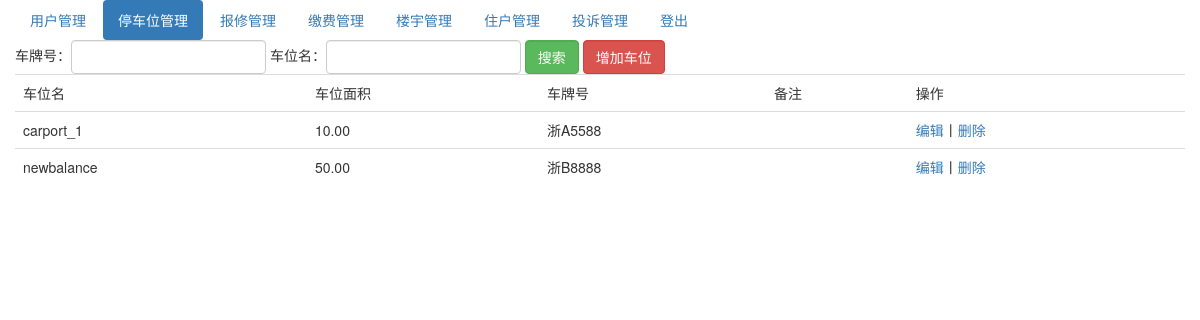
The app's page /index.php/carport_admin, older data.
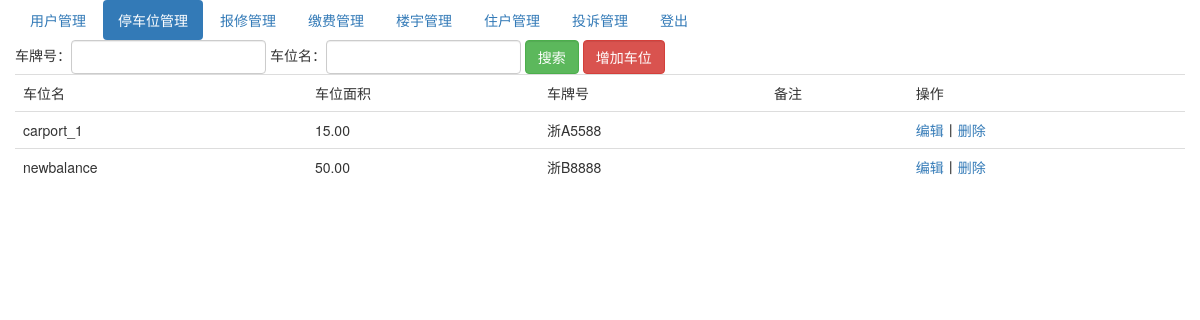
The same page, newer data.
### tables this page shows
CREATE TABLE IF NOT EXISTS `carport` (
  `carport_id` int(10) NOT NULL AUTO_INCREMENT COMMENT 'ID',
  `carport_name` varchar(255) NOT NULL COMMENT '车位编号名',
  `area` decimal(10,2) NOT NULL COMMENT '车位面积',
  `license` varchar(255) NOT NULL COMMENT '车牌号',
  `remark` varchar(255) NOT NULL COMMENT '备注',
  PRIMARY KEY (`carport_id`)
);

### application/controllers/Carport_admin.php (called while the page is built, shortened)
<?php
class Carport_admin extends CI_Controller{
    public function __construct()
    {
        $this->load->helper('url_helper');
    }
    public function index(){
        $this->load->model('carport_model');
        $condition=array();
        $carport_list=$this->carport_model->getCarportList($condition);
        $data=array();
            $data['carport_list']=$carport_list;
        $this->load->view('templates/header_admin',$data);
        $this->load->view('carport_index_admin',$data);
    }
}

### index.php (called while the page is built, shortened)
<?php
require_once BASEPATH.'core/CodeIgniter.php';

### application/models/Carport_model.php (called while the page is built, shortened)
<?php
class Carport_model extends CI_Model{
    public function getCarportList($condition=array())
    {
        $query=$this->db->get_where('carport',$condition);
        return $query->result_array();
    }
}
?>

### application/views/carport_index_admin.php (the view, shortened to what this page needs)
<div class="container">
    <div class="row">
        <ul class="nav nav-pills">
            <li role="presentation"><a href="/index.php/member_admin/index">用户管理</a></li>
            <li role="presentation" class="active"><a href="/index.php/carport_admin/index">停车位管理</a></li>
            <li role="presentation"><a href="/index.php/repair_admin/index">报修管理</a></li>
            <li role="presentation"><a href="/index.php/charge_admin/index">缴费管理</a></li>
            <li role="presentation"><a href="/index.php/building_admin/index">楼宇管理</a></li>
            <li role="presentation"><a href="/index.php/house_admin/index">住户管理</a></li>
            <li role="presentation"><a href="/index.php/complain_admin/index">投诉管理</a></li>
            <li role="presentation"><a href="/index.php/Welcome/logout">登出</a></li>
        </ul>
    </div>
    <div class="row">
        <form method="get" class="form-inline" action="/index.php/Carport_admin/index">
            <div class="form-group">车牌号：<input type="text" class="form-control" name="license"></div>
            <div class="form-group">车位名：<input type="text" class="form-control" name="carport_name"></div>
            <div class="form-group"><input type="submit" class="form-control btn-success" value="搜索"></td></div>
            <div class="form-group"><a class="form-control btn-danger" href="/index.php/Carport_admin/add">增加车位</a></div>
        </form>
    </div>
    <div class="row">
        <table class="table">
            <tr>
                <td>车位名</td>
                <td>车位面积</td>
                <td>车牌号</td>
                <td>备注</td>
                <td>操作</td>
            </tr>
            <?php foreach($carport_list as $value){ ?>
                <tr>
                    <td><?php echo $value['carport_name']; ?></td>
                    <td><?php echo $value['area']; ?></td>
                    <td><?php echo $value['license']; ?></td>
                    <td><?php echo $value['remark']; ?></td>
                    <td><a href="/index.php/Carport_admin/showEdit?carport_id=<?php echo $value['carport_id']; ?>">编辑</a>丨<a href="/index.php/Carport_admin/delete?carport_id=<?php echo $value['carport_id']; ?>">删除</a></td>
                </tr>
            <?php } ?>
        </table>
    </div>
</div>

Row changes from the older to the newer data that the page shows:
changed carport "carport_1": area "10.00" → "15.00"
